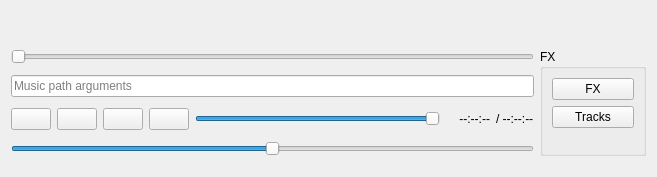
<?xml version="1.0" encoding="UTF-8"?>
<ui version="4.0">
 <class>MultiMusicItem</class>
 <widget class="QWidget" name="MultiMusicItem">
  <property name="geometry">
   <rect>
    <x>0</x>
    <y>0</y>
    <width>657</width>
    <height>177</height>
   </rect>
  </property>
  <property name="minimumSize">
   <size>
    <width>657</width>
    <height>0</height>
   </size>
  </property>
  <property name="windowTitle">
   <string>Form</string>
  </property>
  <layout class="QGridLayout" name="gridLayout" columnstretch="0,0,0,0,10000,0,0,0,0,1000,0">
   <item row="4" column="0" colspan="9">
    <widget class="QSlider" name="tempo">
     <property name="minimum">
      <number>-100</number>
     </property>
     <property name="maximum">
      <number>100</number>
     </property>
     <property name="orientation">
      <enum>Qt::Horizontal</enum>
     </property>
    </widget>
   </item>
   <item row="3" column="0">
    <widget class="QPushButton" name="stop">
     <property name="text">
      <string notr="true"/>
     </property>
     <property name="icon">
      <iconset resource="../_resources/musicplayer.qrc">
       <normaloff>:/buttons/stop.png</normaloff>:/buttons/stop.png</iconset>
     </property>
    </widget>
   </item>
   <item row="3" column="1">
    <widget class="QPushButton" name="playpause">
     <property name="text">
      <string notr="true"/>
     </property>
     <property name="icon">
      <iconset resource="../_resources/musicplayer.qrc">
       <normaloff>:/buttons/play.png</normaloff>:/buttons/play.png</iconset>
     </property>
    </widget>
   </item>
   <item row="3" column="6" colspan="2">
    <widget class="QLabel" name="playingTimeLabel">
     <property name="text">
      <string>--:--:--</string>
     </property>
     <property name="alignment">
      <set>Qt::AlignRight|Qt::AlignTrailing|Qt::AlignVCenter</set>
     </property>
    </widget>
   </item>
   <item row="3" column="4">
    <widget class="QSlider" name="musicVolume">
     <property name="maximum">
      <number>128</number>
     </property>
     <property name="value">
      <number>128</number>
     </property>
     <property name="orientation">
      <enum>Qt::Horizontal</enum>
     </property>
    </widget>
   </item>
   <item row="3" column="8">
    <widget class="QLabel" name="playingTimeLenghtLabel">
     <property name="text">
      <string>/ --:--:--</string>
     </property>
    </widget>
   </item>
   <item row="3" column="2">
    <widget class="QPushButton" name="playFadeIn">
     <property name="text">
      <string notr="true"/>
     </property>
     <property name="icon">
      <iconset resource="../_resources/musicplayer.qrc">
       <normaloff>:/buttons/play_fadein.png</normaloff>:/buttons/play_fadein.png</iconset>
     </property>
    </widget>
   </item>
   <item row="3" column="5">
    <widget class="QLabel" name="musicType">
     <property name="text">
      <string notr="true">&lt;unk&gt;</string>
     </property>
    </widget>
   </item>
   <item row="3" column="3">
    <widget class="QPushButton" name="stopFadeOut">
     <property name="text">
      <string notr="true"/>
     </property>
     <property name="icon">
      <iconset resource="../_resources/musicplayer.qrc">
       <normaloff>:/buttons/stop_fadeout.png</normaloff>:/buttons/stop_fadeout.png</iconset>
     </property>
    </widget>
   </item>
   <item row="0" column="9">
    <spacer name="horizontalSpacer">
     <property name="orientation">
      <enum>Qt::Horizontal</enum>
     </property>
     <property name="sizeHint" stdset="0">
      <size>
       <width>40</width>
       <height>20</height>
      </size>
     </property>
    </spacer>
   </item>
   <item row="0" column="10">
    <widget class="QPushButton" name="closeMusic">
     <property name="enabled">
      <bool>true</bool>
     </property>
     <property name="text">
      <string notr="true"/>
     </property>
     <property name="icon">
      <iconset resource="../_resources/musicplayer.qrc">
       <normaloff>:/buttons/close.png</normaloff>:/buttons/close.png</iconset>
     </property>
     <property name="flat">
      <bool>true</bool>
     </property>
    </widget>
   </item>
   <item row="1" column="9" rowspan="4" colspan="2">
    <widget class="QGroupBox" name="fx">
     <property name="title">
      <string>FX</string>
     </property>
     <layout class="QGridLayout" name="gridLayout_2">
      <item row="0" column="0">
       <widget class="QPushButton" name="showMusicFX">
        <property name="text">
         <string>FX</string>
        </property>
       </widget>
      </item>
      <item row="2" column="0">
       <spacer name="verticalSpacer">
        <property name="orientation">
         <enum>Qt::Vertical</enum>
        </property>
        <property name="sizeHint" stdset="0">
         <size>
          <width>20</width>
          <height>0</height>
         </size>
        </property>
       </spacer>
      </item>
      <item row="1" column="0">
       <widget class="QPushButton" name="showTracksOnOff">
        <property name="text">
         <string>Tracks</string>
        </property>
       </widget>
      </item>
     </layout>
    </widget>
   </item>
   <item row="0" column="0" colspan="9">
    <widget class="QLabel" name="musicTitle">
     <property name="text">
      <string notr="true">&lt;unk&gt;</string>
     </property>
    </widget>
   </item>
   <item row="2" column="0" colspan="9">
    <widget class="QLineEdit" name="pathArgs">
     <property name="placeholderText">
      <string>Music path arguments</string>
     </property>
    </widget>
   </item>
   <item row="1" column="0" colspan="9">
    <widget class="QSlider" name="musicPosition">
     <property name="orientation">
      <enum>Qt::Horizontal</enum>
     </property>
    </widget>
   </item>
  </layout>
 </widget>
 <resources>
  <include location="../_resources/musicplayer.qrc"/>
  <include location="../_resources/musicplayer.qrc"/>
 </resources>
 <connections/>
</ui>
